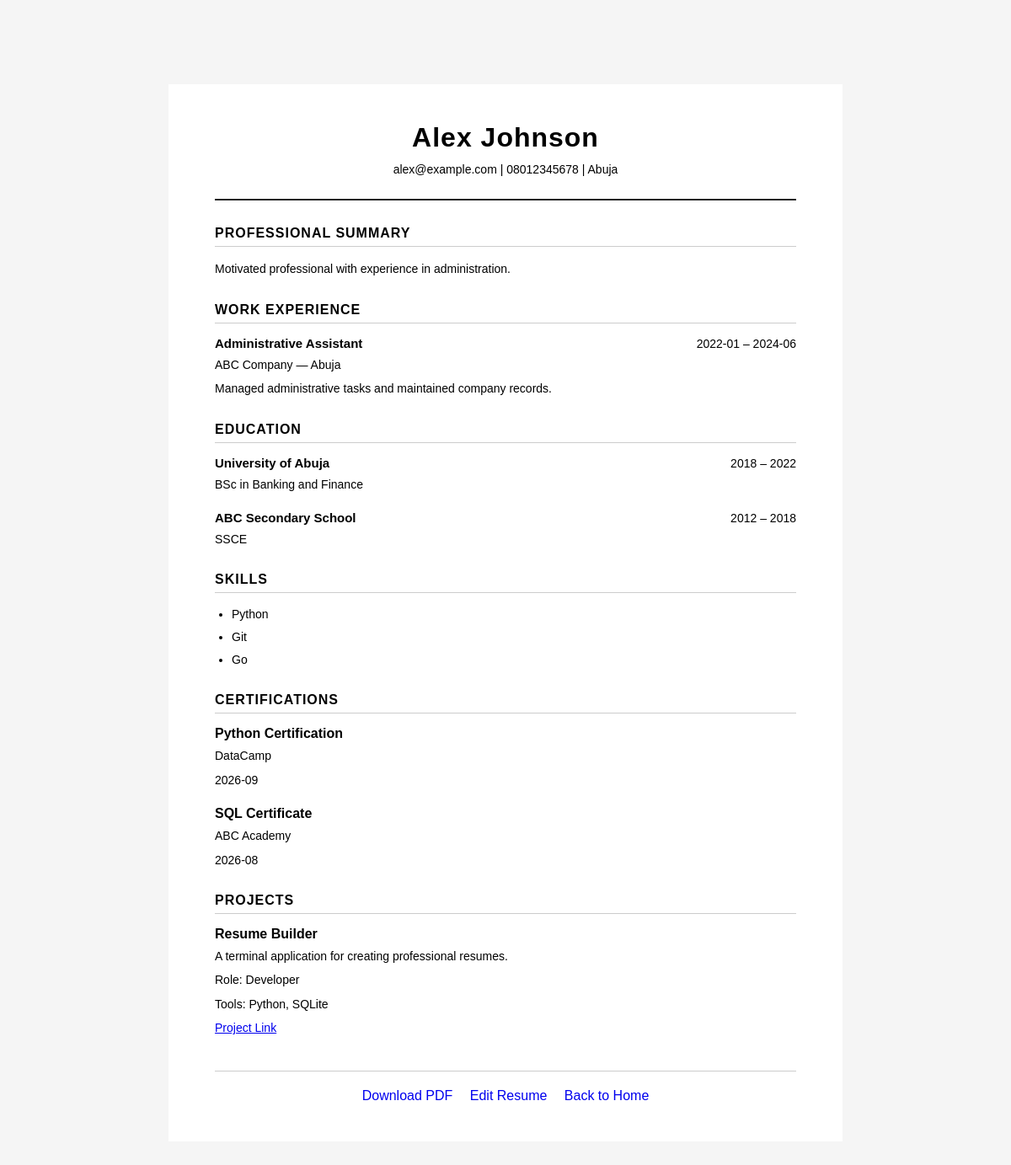
The app's page /resume/7 with its own data.
### tables this page shows
CREATE TABLE resumes (
        id INTEGER PRIMARY KEY,
        name TEXT,
        date_of_birth TEXT,
        email TEXT,
        phone_number TEXT,
        location TEXT,
        summary TEXT
    , template TEXT DEFAULT 'professional', user_id INTEGER);

CREATE TABLE work_experience (
    id INTEGER PRIMARY KEY,
    resume_id INTEGER,
    job_title TEXT,
    company TEXT,
    location TEXT,
    start_date TEXT,
    end_date TEXT,
    description TEXT,
    FOREIGN KEY (resume_id) REFERENCES resumes(id)
    );

CREATE TABLE education (
        id INTEGER PRIMARY KEY,
        resume_id INTEGER,
        school TEXT,
        degree TEXT,
        field TEXT,
        start_year TEXT,
        end_year TEXT, education_type TEXT,
        FOREIGN KEY (resume_id) REFERENCES resumes(id)
    );

CREATE TABLE skills (
        id INTEGER PRIMARY KEY,
        resume_id INTEGER,
        skill TEXT,
        FOREIGN KEY (resume_id) REFERENCES resumes(id)
    );

CREATE TABLE certifications (
        id INTEGER PRIMARY KEY,
        resume_id INTEGER,
        name TEXT,
        organization TEXT,
        date TEXT,
        FOREIGN KEY (resume_id) REFERENCES resumes(id)
    );

CREATE TABLE projects (
        id INTEGER PRIMARY KEY,
        resume_id INTEGER,
        project_name TEXT,
        description TEXT,
        role TEXT,
        tools TEXT,
        project_link TEXT,
        FOREIGN KEY (resume_id) REFERENCES resumes(id)
    );

### app.py (the view)
@app.route("/resume/<resume_id>")
def view_resume(resume_id):
    resume = get_complete_resume(int(resume_id))
    if resume is None:
        return "Resume not found."
    if resume["template"] == "modern":
        template_file = "resume_modern.html"
    else:
        template_file = "resume.html"
    return render_template(
        template_file,
        resume=resume
    )

### database.py (called while the page is built)
def load_resume_from_database(resume_id):
    cursor.execute(
        """
        SELECT
            id,
            name,
            date_of_birth,
            email,
            phone_number,
            location,
            summary,
            template,
            user_id
        FROM resumes
        WHERE id = ?
        """,
        (resume_id,)
    )
    return cursor.fetchone()

def load_education(resume_id):
    cursor.execute(
        """
        SELECT
            id,
            school,
            degree,
            field,
            start_year,
            end_year
        FROM education
        WHERE resume_id = ?
        """,
        (resume_id,)
    )
    education_records = cursor.fetchall()
    education = []
    for record in education_records:
        education.append({
            "id": record[0],
            "school": record[1],
            "degree": record[2],
            "field": record[3],
            "start_year": record[4],
            "end_year": record[5]
        })
    return education

def load_work_experience(resume_id):
    cursor.execute(
        """
        SELECT
            id,
            job_title,
            company,
            location,
            start_date,
            end_date,
            description
        FROM work_experience
        WHERE resume_id = ?
        """,
        (resume_id,)
    )
    work_records = cursor.fetchall()
    work_experience = []
    for record in work_records:
        work_experience.append({
            "id": record[0],
            "job_title": record[1],
            "company": record[2],
            "location": record[3],
            "start_date": record[4],
            "end_date": record[5],
            "description": record[6]
        })
    return work_experience

def load_skills(resume_id):
    cursor.execute(
        """
        SELECT
            id,
            skill
        FROM skills
        WHERE resume_id = ?
        """,
        (resume_id,)
    )
    skill_records = cursor.fetchall()
    skills = []
    for record in skill_records:
        skills.append({
            "id": record[0],
            "skill": record[1]
        })
    return skills

### templates/resume.html (shortened to what this page needs)
<!DOCTYPE html>
<html>
<head>
    <link
        rel="stylesheet"
        href="{{ url_for('static', filename='style.css') }}"
    >
</head>
<body>
    <div class="resume">
        <header class="resume-header">
            <h1>{{ resume["personal_information"]["name"] }}</h1>
            <p class="contact-details">
                {% if resume["personal_information"]["email"] %}
                    {{ resume["personal_information"]["email"] }}
                {% endif %}
                {% if resume["personal_information"]["phone_number"] %}
                    | {{ resume["personal_information"]["phone_number"] }}
                {% endif %}
                {% if resume["personal_information"]["location"] %}
                    | {{ resume["personal_information"]["location"] }}
                {% endif %}
            </p>
        </header>
        {% if resume["summary"] %}
        <section class="resume-section">
            <h2>Professional Summary</h2>
            <p>{{ resume["summary"] }}</p>
        </section>
        {% endif %}
        {% if resume["work_experience"] %}
        <section class="resume-section">
            <h2>Work Experience</h2>
            {% for experience in resume["work_experience"] %}
            <div class="resume-entry">
                <div class="entry-top">
                    <strong>{{ experience["job_title"] }}</strong>
                    {% if experience["start_date"] or experience["end_date"] %}
                    <span>
                        {{ experience["start_date"] }}
                        {% if experience["start_date"] and experience["end_date"] %}
                            –
                        {% endif %}
                        {{ experience["end_date"] }}
                    </span>
                    {% endif %}
                </div>
                {% if experience["company"] or experience["location"] %}
                <p class="entry-meta">
                    {% if experience["company"] %}
                        {{ experience["company"] }}
                    {% endif %}
                    {% if experience["company"] and experience["location"] %}
                        —
                    {% endif %}
                    {% if experience["location"] %}
                        {{ experience["location"] }}
                    {% endif %}
                </p>
                {% endif %}
                {% if experience["description"] %}
                <p>{{ experience["description"] }}</p>
                {% endif %}
            </div>
            {% endfor %}
        </section>
        {% endif %}
        {% if resume["education"] %}
        <section class="resume-section">
            <h2>Education</h2>
            {% for education in resume["education"] %}
            <div class="resume-entry">
                <div class="entry-top">
                    <strong>{{ education["school"] }}</strong>
                    {% if education["start_year"] or education["end_year"] %}
                    <span>
                        {{ education["start_year"] }}
                        {% if education["start_year"] and education["end_year"] %}
                            –
                        {% endif %}
                        {{ education["end_year"] }}
                    </span>
                    {% endif %}
                </div>
                {% if education["degree"] or education["field"] %}
                <p>
                    {{ education["degree"] }}
                    {% if education["degree"] and education["field"] %}
                        in
                    {% endif %}
                    {{ education["field"] }}
                </p>
                {% endif %}
            </div>
            {% endfor %}
        </section>
        {% endif %}
        {% if resume["skills"] %}
        <section class="resume-section">
            <h2>Skills</h2>
            <ul class="skills-list">
                {% for skill in resume["skills"] %}
                    {% if skill["skill"] %}
                    <li>{{ skill["skill"] }}</li>
                    {% endif %}
                {% endfor %}
            </ul>
        </section>
        {% endif %}
        {% if resume["certifications"] %}
        <section class="resume-section">
            <h2>Certifications</h2>
            {% for certification in resume["certifications"] %}
            <div class="resume-entry">
                {% if certification["name"] %}
                <strong>{{ certification["name"] }}</strong>
                {% endif %}
                {% if certification["organization"] %}
                <p class="entry-meta">
                    {{ certification["organization"] }}
                </p>
                {% endif %}
                {% if certification["date"] %}
                <p>{{ certification["date"] }}</p>
                {% endif %}
            </div>
            {% endfor %}
        </section>
        {% endif %}
        {% if resume["projects"] %}
        <section class="resume-section">
            <h2>Projects</h2>
            {% for project in resume["projects"] %}
            <div class="resume-entry">
                {% if project["project_name"] %}
                <strong>{{ project["project_name"] }}</strong>
                {% endif %}
                {% if project["description"] %}
                <p>{{ project["description"] }}</p>
                {% endif %}
                {% if project["role"] %}
                <p class="entry-meta">
                    Role: {{ project["role"] }}
                </p>
                {% endif %}
                {% if project["tools"] %}
                <p class="entry-meta">
                    Tools: {{ project["tools"] }}
                </p>
                {% endif %}
                {% if project["project_link"] %}
                <p>
                    <a href="{{ project["project_link"] }}" target="_blank">
                        Project Link
                    </a>
                </p>
                {% endif %}
            </div>
            {% endfor %}
        </section>
        {% endif %}
<div class="resume-actions">
    <a href="/resume/{{ resume['personal_information']['id'] }}/pdf">
        Download PDF
    </a>
    <a href="/edit/{{ resume['personal_information']['id'] }}">
        Edit Resume
    </a>
    <a href="/">
        Back to Home
    </a>
</div>
</body>
</html>

### static/style.css (style rules this page uses)
body { font-family: Arial, sans-serif; max-width: 800px; margin: 40px auto; background-color: #f5f5f5; padding: 20px; }
.resume { max-width: 850px; margin: 40px auto; padding: 45px 55px; background-color: white; box-sizing: border-box; }
.resume-header { text-align: center; border-bottom: 2px solid #222; padding-bottom: 18px; margin-bottom: 30px; }
.resume-header h1 { margin: 0 0 8px; font-size: 32px; font-weight: 700; letter-spacing: 1px; }
.contact-details { margin: 0; font-size: 14px; line-height: 1.5; }
.resume-section { margin-bottom: 28px; }
.resume-section h2 { margin: 0 0 15px; padding-bottom: 6px; border-bottom: 1px solid #ccc; font-size: 16px; font-weight: 700; text-transform: uppercase; letter-spacing: 1px; }
.resume-entry { margin-bottom: 20px; }
.resume-entry:last-child { margin-bottom: 0; }
.entry-top { display: flex; justify-content: space-between; align-items: baseline; gap: 20px; }
.entry-top strong { font-size: 15px; }
.entry-top span { font-size: 14px; white-space: nowrap; }
.entry-meta { margin: 3px 0 6px; font-size: 14px; }
.resume p { margin: 6px 0; line-height: 1.6; font-size: 14px; }
.skills-list { margin: 0; padding-left: 20px; }
.skills-list li { margin-bottom: 6px; font-size: 14px; line-height: 1.5; }
.resume a { color: #0000ee; }
.resume-actions { margin-top: 40px; padding-top: 20px; border-top: 1px solid #ccc; text-align: center; }
.resume-actions a { display: inline-block; margin: 0 8px; text-decoration: none; }

### records on screen
resumes: personal_information.name "Alex Johnson", personal_information.email "alex@example.com", personal_information.phone_number "08012345678", personal_information.location "Abuja", summary "Motivated professional with experience in administration."
work_experience: job_title "Administrative Assistant", start_date "2022-01", end_date "2024-06", company "ABC Company", location "Abuja", description "Managed administrative tasks and maintained company records."
education: school "University of Abuja", start_year "2018", end_year "2022", degree "BSc", shows "in", field "Banking and Finance"
education: school "ABC Secondary School", start_year "2012", end_year "2018", degree "SSCE"
skills: skill "Python"
skills: skill "Git"
skills: skill "Go"
certifications: name "Python Certification", organization "DataCamp", date "2026-09"
certifications: name "SQL Certificate", organization "ABC Academy", date "2026-08"
projects: project_name "Resume Builder", description "A terminal application for creating professional resumes.", role "Developer", tools "Python, SQLite"
